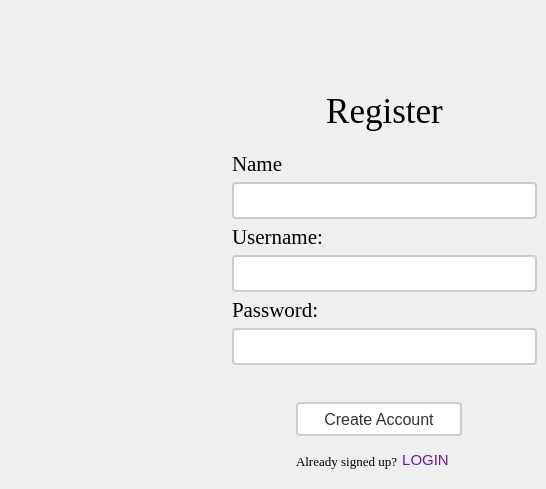
      <widget class="QWidget" name="Register">
       <widget class="QWidget" name="formLayoutWidget_4">
        <property name="geometry">
         <rect>
          <x>226</x>
          <y>72</y>
          <width>311</width>
          <height>311</height>
         </rect>
        </property>
        <layout class="QFormLayout" name="formLayout_3">
         <property name="formAlignment">
          <set>Qt::AlignLeading|Qt::AlignLeft|Qt::AlignVCenter</set>
         </property>
         <item row="4" column="1">
          <widget class="QLabel" name="usernameLabel_3">
           <property name="font">
            <font>
             <family>Times New Roman</family>
             <pointsize>16</pointsize>
            </font>
           </property>
           <property name="text">
            <string>Username:</string>
           </property>
          </widget>
         </item>
         <item row="5" column="1">
          <widget class="QLineEdit" name="registerUsername">
           <property name="styleSheet">
            <string notr="true">QLineEdit {
  border: 2px solid #ccc; /* add a border */
  border-radius: 4px; /* round the corners */
  font-size: 16px; /* increase font size */
  padding: 6px 12px; /* add some padding */
  background-color: #fff; /* set background color */
  color: #333; /* set font color */
  font-family: &quot;Times New Roman&quot;, Times, serif; /* set font family */
}

QLineEdit:focus {
  outline: none; /* remove the default focus outline */
  border-color: #6a1b9a; /* set border color when focused */
  box-shadow: 0 0 5px #6a1b9a; /* add a subtle box-shadow when focused */
}
</string>
           </property>
          </widget>
         </item>
         <item row="6" column="1">
          <widget class="QLabel" name="passwordLabel_3">
           <property name="font">
            <font>
             <family>Times New Roman</family>
             <pointsize>16</pointsize>
            </font>
           </property>
           <property name="text">
            <string>Password:</string>
           </property>
          </widget>
         </item>
         <item row="7" column="1">
          <widget class="QLineEdit" name="registerPassword">
           <property name="styleSheet">
            <string notr="true">QLineEdit {
  border: 2px solid #ccc; /* add a border */
  border-radius: 4px; /* round the corners */
  font-size: 16px; /* increase font size */
  padding: 6px 12px; /* add some padding */
  background-color: #fff; /* set background color */
  color: #333; /* set font color */
  font-family: &quot;Times New Roman&quot;, Times, serif; /* set font family */
}

QLineEdit:focus {
  outline: none; /* remove the default focus outline */
  border-color: #6a1b9a; /* set border color when focused */
  box-shadow: 0 0 5px #6a1b9a; /* add a subtle box-shadow when focused */
}
</string>
           </property>
          </widget>
         </item>
         <item row="0" column="1">
          <widget class="QLabel" name="label_3">
           <property name="palette">
            <palette>
             <active>
              <colorrole role="Shadow">
               <brush brushstyle="SolidPattern">
                <color alpha="255">
                 <red>255</red>
                 <green>255</green>
                 <blue>255</blue>
                </color>
               </brush>
              </colorrole>
             </active>
             <inactive>
              <colorrole role="Shadow">
               <brush brushstyle="SolidPattern">
                <color alpha="255">
                 <red>105</red>
                 <green>105</green>
                 <blue>105</blue>
                </color>
               </brush>
              </colorrole>
             </inactive>
             <disabled>
              <colorrole role="Shadow">
               <brush brushstyle="SolidPattern">
                <color alpha="255">
                 <red>0</red>
                 <green>0</green>
                 <blue>0</blue>
                </color>
               </brush>
              </colorrole>
             </disabled>
            </palette>
           </property>
           <property name="font">
            <font>
             <family>Times New Roman</family>
             <pointsize>26</pointsize>
            </font>
           </property>
           <property name="text">
            <string>Register</string>
           </property>
           <property name="alignment">
            <set>Qt::AlignCenter</set>
           </property>
          </widget>
         </item>
         <item row="2" column="1">
          <widget class="QLabel" name="passwordLabel_4">
           <property name="font">
            <font>
             <family>Times New Roman</family>
             <pointsize>16</pointsize>
            </font>
           </property>
           <property name="text">
            <string>Name</string>
           </property>
          </widget>
         </item>
         <item row="3" column="1">
          <widget class="QLineEdit" name="registerName">
           <property name="styleSheet">
            <string notr="true">QLineEdit {
  border: 2px solid #ccc; /* add a border */
  border-radius: 4px; /* round the corners */
  font-size: 16px; /* increase font size */
  padding: 6px 12px; /* add some padding */
  background-color: #fff; /* set background color */
  color: #333; /* set font color */
  font-family: &quot;Times New Roman&quot;, Times, serif; /* set font family */
}

QLineEdit:focus {
  outline: none; /* remove the default focus outline */
  border-color: #6a1b9a; /* set border color when focused */
  box-shadow: 0 0 5px #6a1b9a; /* add a subtle box-shadow when focused */
}
</string>
           </property>
          </widget>
         </item>
         <item row="1" column="1">
          <spacer name="verticalSpacer_2">
           <property name="orientation">
            <enum>Qt::Vertical</enum>
           </property>
           <property name="sizeType">
            <enum>QSizePolicy::Maximum</enum>
           </property>
           <property name="sizeHint" stdset="0">
            <size>
             <width>20</width>
             <height>9</height>
            </size>
           </property>
          </spacer>
         </item>
        </layout>
       </widget>
       <widget class="QPushButton" name="createAccountButton">
        <property name="geometry">
         <rect>
          <x>296</x>
          <y>402</y>
          <width>166</width>
          <height>34</height>
         </rect>
        </property>
        <property name="styleSheet">
         <string notr="true">QPushButton {
  border: 2px solid #ccc; /* add a border */
  border-radius: 4px; /* round the corners */
  font-size: 16px; /* increase font size */
  padding: 6px 12px; /* add some padding */
  background-color: #fff; /* set background color */
  color: #333; /* set font color */
  font-family: &quot;Times New Roman&quot;, Times, serif; /* set font family */
}

QPushButton:hover {
  background-color: #eee; /* change background color when hovered */
}

QPushButton:pressed {
  background-color: #ccc; /* change background color when pressed */
}
</string>
        </property>
        <property name="text">
         <string>Create Account</string>
        </property>
       </widget>
       <widget class="QPushButton" name="LoginpageButton">
        <property name="geometry">
         <rect>
          <x>400</x>
          <y>450</y>
          <width>51</width>
          <height>20</height>
         </rect>
        </property>
        <property name="font">
         <font>
          <pointsize>11</pointsize>
         </font>
        </property>
        <property name="layoutDirection">
         <enum>Qt::LeftToRight</enum>
        </property>
        <property name="autoFillBackground">
         <bool>false</bool>
        </property>
        <property name="styleSheet">
         <string notr="true">QPushButton {
    border: none;
    padding: 0px;
    color: #6a1b9a;
   
}

QPushButton:hover {
    color: red;
}</string>
        </property>
        <property name="text">
         <string>LOGIN</string>
        </property>
       </widget>
       <widget class="QLabel" name="passwordLabel_6">
        <property name="geometry">
         <rect>
          <x>296</x>
          <y>442</y>
          <width>111</width>
          <height>38</height>
         </rect>
        </property>
        <property name="font">
         <font>
          <family>Times New Roman</family>
          <pointsize>10</pointsize>
         </font>
        </property>
        <property name="text">
         <string>Already signed up?</string>
        </property>
       </widget>
      </widget>
